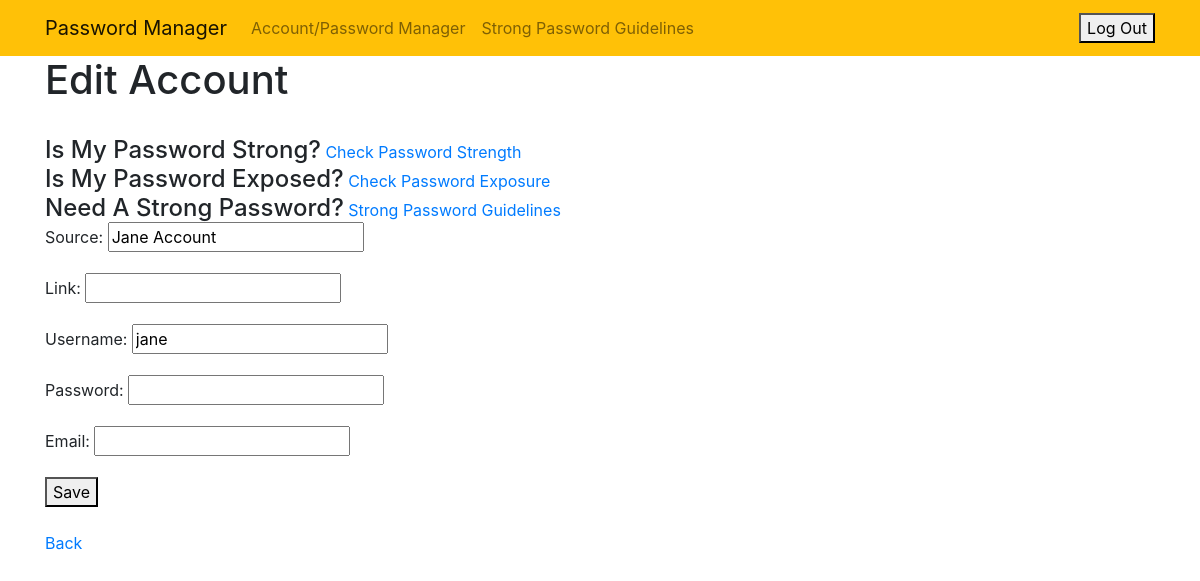
Before: /editAccount/13/ (signed in) with the older database file.
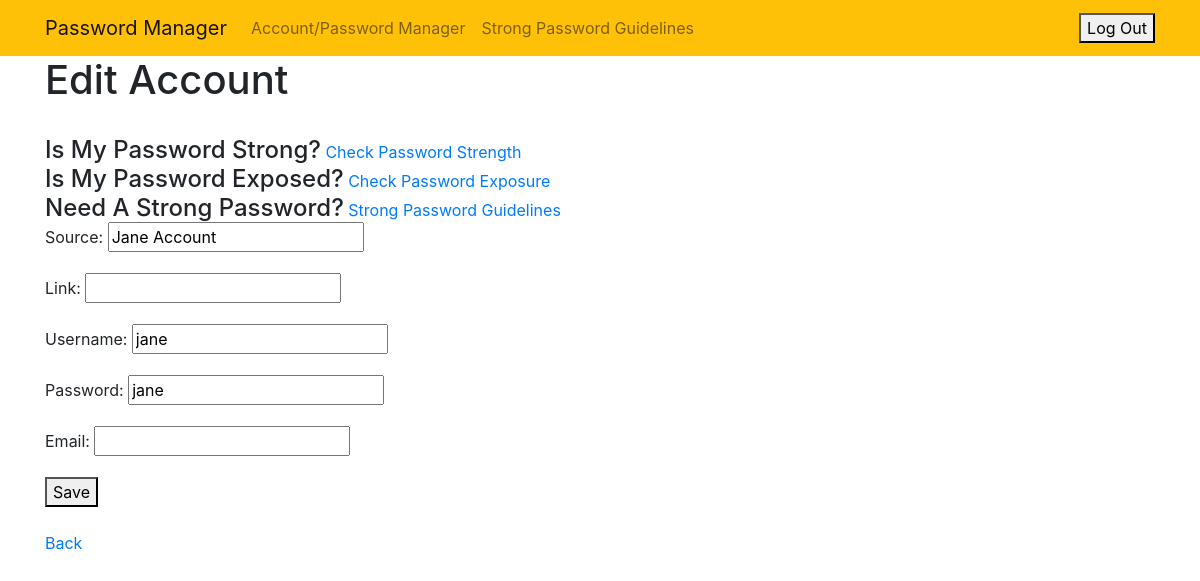
After: the same page with the newer database file.
### manager/models.py (models this page shows, shortened)
class Account(models.Model):
    source = models.CharField(max_length=200)
    link = models.URLField(blank=True)
    username = models.CharField(max_length=100, blank=True)
    password = models.CharField(max_length=100, blank=True)
    email = models.EmailField(blank=True)
    user = models.ForeignKey(User, on_delete=models.CASCADE)

### manager/views.py (the view)
# urls.py: path('editAccount/<int:account_pk>/', views.editAccount, name='editAccount'),
def editAccount(request, account_pk):
    account = get_object_or_404(Account, pk=account_pk, user=request.user)
    if request.method == "GET":
        form = AccountForm(instance=account)
        return render(request, 'manager/editAccount.html', {'account': account, 'form': form})
    else:
        form = AccountForm(request.POST, instance=account)
        form.save()
        return redirect('manager')

### manager/forms.py
class AccountForm(ModelForm):
    class Meta:
        model = Account
        fields = ['source', 'link', 'username', 'password', 'email']

### manager/templates/manager/editAccount.html (shortened to what this page needs)
<!DOCTYPE html>
<html lang="en">
<head>
</head>
{% extends 'manager/base.html' %}
{% block content %}
<body>
    <h1>Edit Account</h1>
    <br>
    <h4 style="display: inline;">Is My Password Strong?</h4>
    <a href="{% url 'passwordStrength' account.id %}">Check Password Strength</a>
    <br>
    <h4 style="display: inline;">Is My Password Exposed?</h4>
    <a href="{% url 'passwordExposure' account.id %}">Check Password Exposure</a>
    <br>
    <h4 style="display: inline;">Need A Strong Password?</h4>
    <a href="https://www.enzoic.com/strong-password/" target="_blank">Strong Password Guidelines</a>
    <br>
    <form method="POST">
        {{form.as_p}}
        <button type="submit">Save</button>
    </form>
    <br>
    <a href="{% url 'manager' %}">Back</a>
</body>
{% endblock %}

### manager/templates/manager/base.html (shortened to what this page needs)
{% load static %}
<!doctype html>
<html lang="en">
<head>
    <link rel="stylesheet" href="https://stackpath.bootstrapcdn.com/bootstrap/4.4.1/css/bootstrap.min.css">
</head>
<body>
<nav class="navbar navbar-expand-md navbar-light bg-warning">
<div class="container">
    <a class="navbar-brand" href="{% url 'home' %}">
        <span>Password Manager</span>
    </a>
    <div class="collapse navbar-collapse" id="navbarNav">
    {% if user.is_authenticated %}
        <ul class="navbar-nav mr-auto">
                <li class="nav-item {{ completed }}">
                    <a class="nav-link" href="{% url 'manager' %}">Account/Password Manager</a>
                </li>
                <li class="nav-item {{ create }}">
                    <a class="nav-link" href="https://www.enzoic.com/strong-password/" target="_blank">Strong Password Guidelines</a>
                </li>
        </ul>
    {% endif %}
    <ul class="navbar-nav ml-auto">
            {% if user.is_authenticated %}
                <li class="nav-item">
                    <form action="{% url 'userLogOut' %}" method="POST">
                        <button type="submit">Log Out</button>
                    </form>
                </li>
            {% endif %}
        </ul>
    </div>
</div>
</nav>
<div class="container">
{% block content %}{% endblock %}
</div>

Changed rows visible on the page:
changed Account "Jane Account": password (not shown) → "jane"
